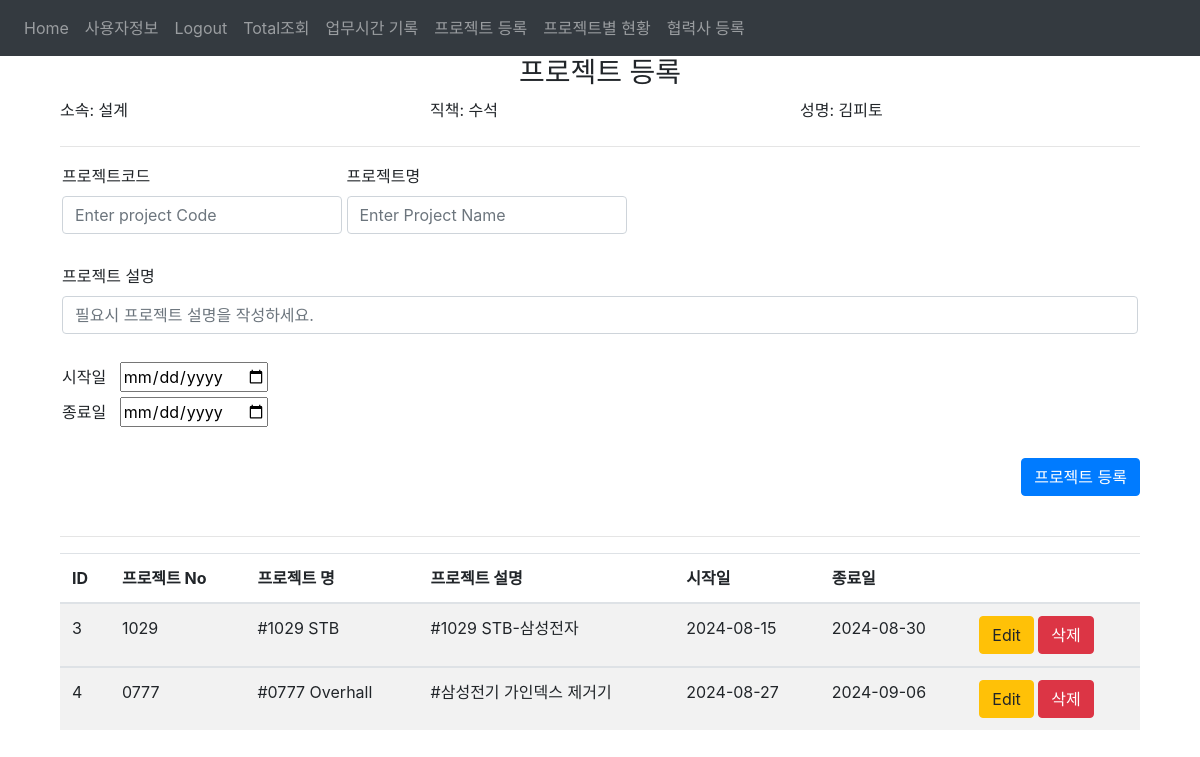
Page /project_create (signed in) on the earlier database version.
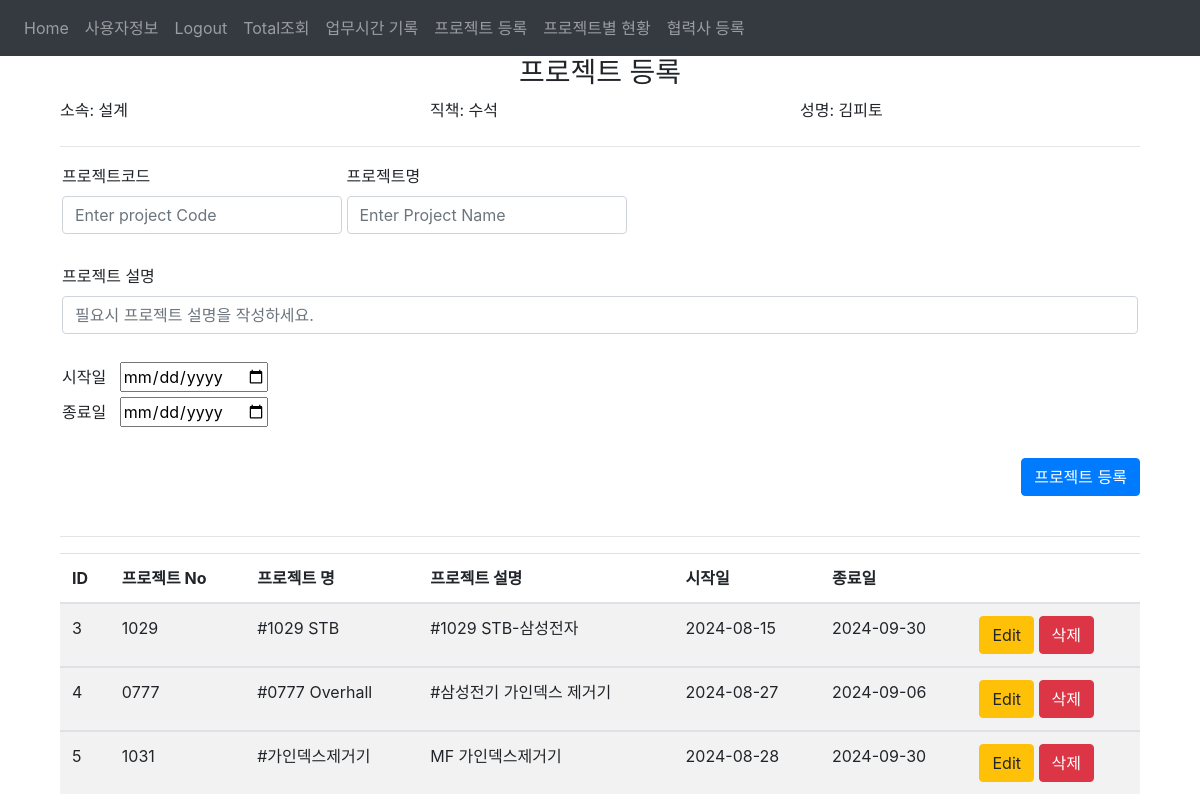
Same page on the later database version.
### website/models.py (models this page shows)
class Project(db.Model):                                              #새 프로젝트를 생성한다.(관리자) 1번
    pid = db.Column(db.Integer, primary_key=True)                     #DB primary_key ID
    pcode = db.Column(db.String(50), unique=True, nullable=False)     #프로젝트 코드
    pname = db.Column(db.String(100), nullable=False)                 #프로젝트 이름
    startdate = db.Column(db.String(50))                              #시작일자
    enddate = db.Column(db.String(50))                                #종료일자
    pdesc = db.Column(db.String(100))                                 #프로젝트 설명
    date = db.Column(db.DateTime(timezone=True), default=func.now())  #등록일자 timestamp
    user_id = db.Column(db.Integer, db.ForeignKey('user.id'))         #외래키 연동

### website/views.py (the view, shortened to what this page needs)
@views.route('/project_create', methods=['GET', 'POST'])
@login_required
def project_create():
    all_data = all_projects()
    return render_template("projectcreate.html",all_data=all_data, user=current_user)

### website/__init__.py (called while the page is built)
def create_app():
    app.config['SECRET_KEY'] = 'hjshjhdjah kjshkjdhjs'
    app.config['SQLALCHEMY_DATABASE_URI'] = f'sqlite:///{DB_NAME}'
    db.init_app(app)
    from .views import views
    from .auth import auth
    app.register_blueprint(views, url_prefix='/')
    app.register_blueprint(auth, url_prefix='/')
    from .models import User
    with app.app_context():
        db.create_all()
    login_manager = LoginManager()
    login_manager.login_view = 'auth.login'
    login_manager.init_app(app)
    @login_manager.user_loader
    def load_user(id):
        return User.query.get(int(id))
    return app

### website/views.py (called while the page is built)
def all_projects():
    today = date.today()
    all_projects = db.session.query(
        Project.pid,
        Project.pcode,
        Project.pname,
        Project.startdate,
        Project.enddate,
        Project.pdesc,
    func.strftime('%y-%m-%d', Project.date).label('date')).filter(Project.enddate >= today).all()
    return all_projects

### website/templates/projectcreate.html (shortened to what this page needs)
{% extends "base.html" %}
{% block content %}
<div class="container">
  <div class="table-wrapper">
    <form method="POST">
      <h3 align="center">프로젝트 등록</h3>
        <div class="row">
          <div class="col">
            <label for="userDepartmet">소속: {{user.udepartment}}</label>
          </div>
          <div class="col">
            <label for="userPosition">직책: {{user.uposition}}</label>
          </div>
          <div class="col">
            <label for="userName">성명: {{user.uname}}</label>
          </div>
        </div>
      <hr>
      <div class="parent">
        <div class="child">
          <label for="projCode">프로젝트코드</label>
          <input
            type="text"
            class="form-control"
            id="projCode"
            name="projCode"
            placeholder="Enter project Code"
          />
        </div>
        <div class="child">
          <label for="projName">프로젝트명</label>
          <input
            type="text"
            class="form-control"
            id="projName"
            name="projName"
            placeholder="Enter Project Name"
          />
        </div>
        <div>
          <label for="description">프로젝트 설명</label>
          <input
            type="text"
            class="form-control"
            id="pdesc"
            name="pdesc"
            placeholder="필요시 프로젝트 설명을 작성하세요."
          />
        </div>
      </div>
      <br>
      <div class="parent">
        <div class="child1">
        <label for="startDate">시작일&nbsp;&nbsp;</label>
        <input type="date" id="startDate" name="startDate" data-date-format="yymmdd">
        </div>
        <div class="child1">
        <label for="endDate">종료일&nbsp;&nbsp;</label>
        <input type="date" id="endDate" name="endDate" data-date-format="yymmdd">
        </div>
      </div>
      <br>
      <div align="right">
        <button type="submit" class="btn btn-primary">프로젝트 등록</button>
      </div>
    </form>
    <br><hr>
    <table class="table table-hover table-striped table-responsive-sm" id="table1">
      <thead>
          <tr>
          <th>ID</th>
          <th>프로젝트 No</th>
          <th>프로젝트 명</th>
          <th>프로젝트 설명</th>
          <th>시작일</th>
          <th>종료일</th>
          <th></th>
          </tr>
      </thead>
      {% for row in all_data %}
      <tbody>
        <tr>
          <td>{{row.pid}}</td>
          <td>{{row.pcode}}</td>
          <td>{{row.pname}}</td>
          <td>{{row.pdesc}}</td>
          <td>{{row.startdate}}</td>
          <td>{{row.enddate}}</td>
          <td>
            <a href="/views.project_update/{{row.pid}}" class="btn btn-warning btn-xs" data-toggle="modal" data-target="#modaledit{{row.pid}}">Edit</a>
            <a href="/project_delete/{{row.pid}}" class="btn btn-danger btn-xs" onclick="return confirm('이 데이터를 삭제하시겠습니까?')">삭제</a>
          </td>
        </tr>
      </tbody>
      {% endfor %}
  </div>
</div>
  {% endblock %}

Differences in the rows shown:
changed Project "#1029 STB": enddate "2024-08-30" → "2024-09-30"
added Project: pid "5", pcode "1031", pname "#가인덱스제거기", pdesc "MF 가인덱스제거기", startdate "2024-08-28", enddate "2024-09-30"
